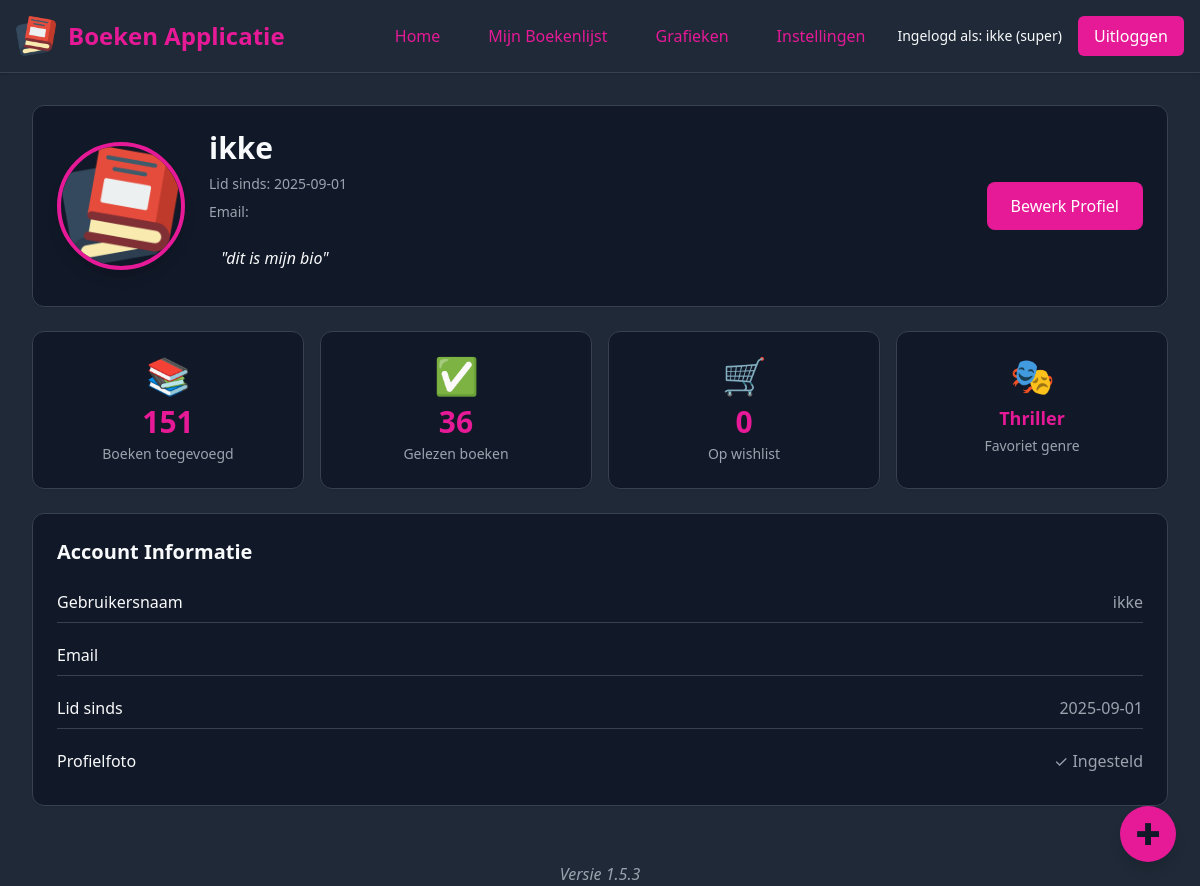
The page /over-mij (signed in) on the database its author committed.
### tables this page shows
CREATE TABLE users
                 (id INTEGER PRIMARY KEY AUTOINCREMENT,
                  username TEXT UNIQUE,
                  password TEXT,
                  role TEXT, color TEXT DEFAULT '#2563eb', dark_mode INTEGER DEFAULT 0, bio TEXT DEFAULT '', profile_pic TEXT DEFAULT 'default.jpg', email TEXT DEFAULT '', created_at TEXT);

CREATE TABLE books
                 (id INTEGER PRIMARY KEY AUTOINCREMENT,
                  titel TEXT,
                  auteur_voornaam TEXT,
                  auteur_achternaam TEXT,
                  genre TEXT,
                  prijs REAL,
                  paginas INTEGER,
                  bindwijze TEXT,
                  edition TEXT,
                  isbn TEXT,
                  reeks_nr TEXT,
                  uitgeverij TEXT,
                  serie TEXT,
                  staat TEXT,
                  taal TEXT,
                  gesigneerd TEXT,
                  gelezen TEXT,
                  added_date TEXT, land TEXT DEFAULT '', user_id INTEGER);

### app.py (the view)
@app.route("/over-mij")
def over_mij():
    user_id = session.get("user_id", 0)
    if not user_id:
        flash("Log in om je profiel te bekijken.", "error")
        return redirect(url_for("login"))
    settings = get_user_settings(user_id)
    conn = get_db_connection()
    df = pd.read_sql_query("SELECT * FROM books WHERE user_id = ?", conn, params=(user_id,))
    conn.close()
    boek_count = len(df)
    gelezen_count = df[df["gelezen"] == "ja"].shape[0] if "gelezen" in df.columns else 0
    wishlist_count = df[df["status"] == "wishlist"].shape[0] if "status" in df.columns else 0
    fav_genre = df["genre"].mode()[0] if "genre" in df.columns and not df["genre"].empty else "Onbekend"
    conn = get_db_connection()
    user = conn.execute("SELECT * FROM users WHERE id = ?", (user_id,)).fetchone()
    conn.close()
    return render_template(
        "over_mij.html",
        boek_count=boek_count,
        gelezen_count=gelezen_count,
        wishlist_count=wishlist_count,
        fav_genre=fav_genre,
        user=user, settings=settings
    )

### app.py (called while the page is built)
@app.context_processor
def inject_roles():
    return dict(is_admin=is_admin(), is_super_admin=session.get('role') == 'admin')

def get_user_settings(user_id):
    conn = get_db_connection()
    c = conn.cursor()
    c.execute('SELECT color, dark_mode FROM users WHERE id = ?', (user_id,))
    result = c.fetchone()
    conn.close()
    return {'color': result[0] if result else '#e31c73', 'dark_mode': result[1] if result else True}

### models/database.py (called while the page is built)
def get_db_connection():
    conn = sqlite3.connect('books.db')
    conn.row_factory = sqlite3.Row
    return conn

### models/user.py (called while the page is built)
def is_admin():
    role = session.get('role')
    logger.debug(f"is_admin check - Session role: {role}")
    return role in ['admin', 'super']  # Allow both admin and super roles for most actions

### templates/over_mij.html (shortened to what this page needs)
{% extends "base.html" %}
{% block content %}
  <div class="container mx-auto max-w-7xl p-4 flex-1 flex flex-col">
    <div class="card rounded-xl shadow-sm p-6 mb-6">
      <div class="flex flex-col md:flex-row items-center gap-6">
        <div class="w-32 h-32 rounded-full overflow-hidden border-4 shadow-lg"
             style="border-color: var(--primary-color);">
          {% if user.profile_pic and user.profile_pic != 'default.jpg' %}
            <img src="{{ url_for('static', filename='images/' + user.profile_pic) }}"
                 alt="Profielfoto"
                 class="w-full h-full object-cover" />
          {% else %}
            <div class="w-full h-full flex items-center justify-center text-4xl"
                 style="background-color: var(--primary-color); color: white;">
              {{ user.username[0].upper() }}
            </div>
          {% endif %}
        </div>
        <div class="flex-1 text-center md:text-left">
          <h1 class="text-3xl font-bold mb-2">{{ user.username }}</h1>
          <p class="text-sm mb-2" style="color: var(--muted);">
            Lid sinds: {{ user.created_at[:10] if user.created_at else 'Onbekend' }}
          </p>
          <p class="text-sm mb-2" style="color: var(--muted);">
            Email: {{ user.email }}
          </p>
          {% if user.bio %}
            <p class="text-base italic mt-3 p-3 rounded-lg"
               style="background-color: var(--row-even);">
              "{{ user.bio }}"
            </p>
          {% endif %}
        </div>
        <div>
          <a href="{{ url_for('edit_profile') }}"
             class="px-6 py-3 rounded-lg btn-primary inline-block">
            Bewerk Profiel
          </a>
        </div>
      </div>
    </div>
    <div class="grid grid-cols-1 md:grid-cols-2 lg:grid-cols-4 gap-4 mb-6">
      <div class="card rounded-xl shadow-sm p-6 text-center">
        <div class="text-4xl mb-2">📚</div>
        <div class="text-3xl font-bold" style="color: var(--primary-color);">
          {{ boek_count }}
        </div>
        <div class="text-sm mt-1" style="color: var(--muted);">
          Boeken toegevoegd
        </div>
      </div>
      <div class="card rounded-xl shadow-sm p-6 text-center">
        <div class="text-4xl mb-2">✅</div>
        <div class="text-3xl font-bold" style="color: var(--primary-color);">
          {{ gelezen_count }}
        </div>
        <div class="text-sm mt-1" style="color: var(--muted);">
          Gelezen boeken
        </div>
      </div>
      <div class="card rounded-xl shadow-sm p-6 text-center">
        <div class="text-4xl mb-2">🛒</div>
        <div class="text-3xl font-bold" style="color: var(--primary-color);">
          {{ wishlist_count }}
        </div>
        <div class="text-sm mt-1" style="color: var(--muted);">
          Op wishlist
        </div>
      </div>
      <div class="card rounded-xl shadow-sm p-6 text-center">
        <div class="text-4xl mb-2">🎭</div>
        <div class="text-lg font-bold mt-2" style="color: var(--primary-color);">
          {{ fav_genre }}
        </div>
        <div class="text-sm mt-1" style="color: var(--muted);">
          Favoriet genre
        </div>
      </div>
    </div>
    <div class="card rounded-xl shadow-sm p-6">
      <h2 class="text-xl font-bold mb-4">Account Informatie</h2>
      <div class="space-y-3">
        <div class="flex justify-between items-center py-2 border-b"
             style="border-color: var(--border-color);">
          <span class="font-medium">Gebruikersnaam</span>
          <span style="color: var(--muted);">{{ user.username }}</span>
        </div>
        <div class="flex justify-between items-center py-2 border-b"
             style="border-color: var(--border-color);">
          <span class="font-medium">Email</span>
        </div>
        <div class="flex justify-between items-center py-2 border-b"
             style="border-color: var(--border-color);">
          <span class="font-medium">Lid sinds</span>
          <span style="color: var(--muted);">{{ user.created_at[:10] if user.created_at else 'Onbekend' }}</span>
        </div>
        <div class="flex justify-between items-center py-2"
             style="border-color: var(--border-color);">
          <span class="font-medium">Profielfoto</span>
          <span style="color: var(--muted);">
            {% if user.profile_pic and user.profile_pic != 'default.jpg' %}
              ✓ Ingesteld
            {% else %}
              ✗ Geen foto
            {% endif %}
          </span>
        </div>
      </div>
    </div>
  </div>
{% endblock %}

### templates/base.html (shortened to what this page needs)
<!DOCTYPE html>
<html lang="nl">
<head>
  <link href="https://cdn.jsdelivr.net/npm/tailwindcss@2.2.19/dist/tailwind.min.css" rel="stylesheet" />
  <link rel="stylesheet" href="https://unpkg.com/leaflet/dist/leaflet.css" />
</head>
<body class="min-h-screen flex flex-col">
  <header class="shadow" style="border-bottom: 1px solid var(--border-color);">
    <div class="container mx-auto max-w-7xl p-4 flex justify-between items-center">
      <div class="flex items-center space-x-3">
        <a href="{{ url_for('index') }}">
          <img src="{{ url_for('static', filename='images/logo.png') }}" alt="Boeken Applicatie Logo" class="logo" />
        </a>
        <a href="{{ url_for('index') }}" class="text-2xl font-bold link-primary">Boeken Applicatie</a>
      </div>
      <nav class="flex space-x-4 items-center">
        <a href="{{ url_for('index') }}" class="px-4 py-2 rounded-md font-medium link-primary">Home</a>
        {% if session.username %}
          <a href="{{ url_for('dashboard') }}" class="px-4 py-2 rounded-md font-medium link-primary">Mijn Boekenlijst</a>
          <a href="{{ url_for('statistics') }}" class="px-4 py-2 rounded-md font-medium link-primary">Grafieken</a>
          <a href="{{ url_for('settings') }}" class="px-4 py-2 rounded-md font-medium link-primary">Instellingen</a>
          <span class="text-sm">Ingelogd als: {{ session.username }} ({{ session.role }})</span>
          <a href="{{ url_for('logout') }}" class="px-4 py-2 rounded-md btn-primary">Uitloggen</a>
        {% else %}
          <a href="{{ url_for('login') }}" class="px-4 py-2 rounded-md btn-primary">Inloggen</a>
          <a href="{{ url_for('register') }}" class="px-4 py-2 rounded-md btn-primary">Registreren</a>
        {% endif %}
      </nav>
    </div>
  </header>
  <div class="container mx-auto max-w-7xl p-4 flex-1 flex flex-col">
    {% block content %}{% endblock %}
  </div>
  <footer class="text-center mt-6">
    <p class="italic" style="color: var(--muted);">Versie 1.5.3 </a></p>
  </footer>
  {% if session.user_id %}
    <a href="javascript:void(0)"
       onclick="openScannerAndFocus()"
       class="fixed bottom-6 right-6 w-14 h-14 rounded-full flex items-center justify-center text-3xl shadow-lg hover:shadow-xl transition-all hover:scale-110 z-50"
       style="background-color: var(--primary-color);"
       title="Snel boek toevoegen">
      <span style="color: {{ '#111827' if settings.dark_mode else '#ffffff' }};">✚</span>
    </a>
  {% endif %}
</body>
</html>

### rows shown on the page
users: username "ikke", role "super", profile_pic (picture), created_at "2025-09-01", bio "dit is mijn bio"
books: genre "Thriller"

### other values the page prints
{{ boek_count }} "151"
{{ gelezen_count }} "36"
{{ wishlist_count }} "0"
